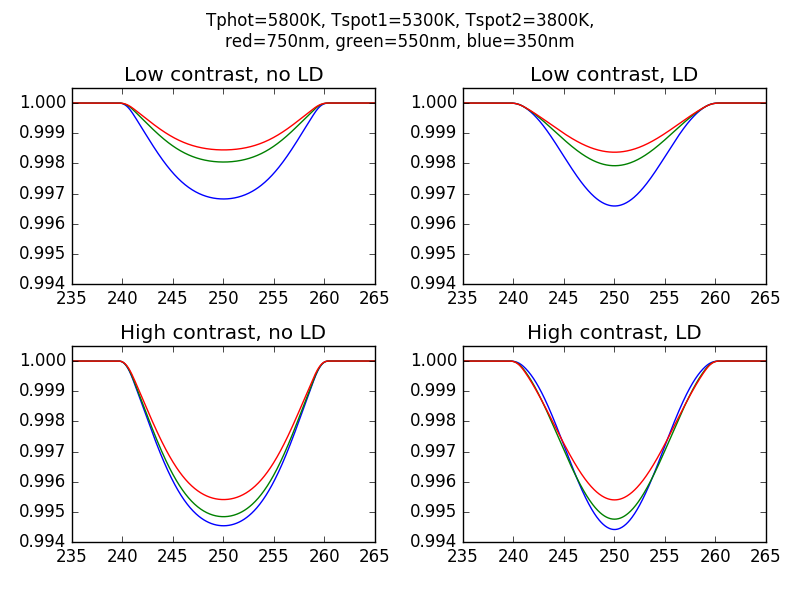

The Python source for this figure:
#!/usr/bin/env python3

"""
This script creates a 2x2 grid of subplots illustrating the
wavelength-dependent effects of limb-darkening and spot contrast
on an observed spot transit.
"""

import numpy as np
import matplotlib.pyplot as plt
import pymacula
from ldtk import (BoxcarFilter, LDPSetCreator)
import line_ratio as lr

# Set star parameters
Tphot = 5800
logg = 4.5
z = 0.0

# Set spot parameters
Tspot1 = 5300
Tspot2 = 3800
lat = np.pi/4.
lon = 0
ingress = 0.2
egress = 0.2
lifetime = 0.4
tmax = 0.5
alpha_max = 5

# Set bandpass filters
blue, green, red = 350, 550, 750
filters = [BoxcarFilter("blue", blue-5, blue+5),
           BoxcarFilter("green", green-5, green+5),
           BoxcarFilter("red", red-5, red+5)]

# Get contrast ratios from spectra
ratio_1 = lr.specRatio("PHOENIX_spectra/", "R", Tphot, Tspot1, logg, z)
ratio_2 = lr.specRatio("PHOENIX_spectra/", "R", Tphot, Tspot2, logg, z)

# Determine contrast ratios in selected filters
xs = np.exp(1e-5*np.arange(len(ratio_1)))*300
contrast_b1 = np.mean(ratio_1[np.where(np.abs(xs-blue) <= 5)])
contrast_g1 = np.mean(ratio_1[np.where(np.abs(xs-green) <= 5)])
contrast_r1 = np.mean(ratio_1[np.where(np.abs(xs-red) <= 5)])
contrast_b2 = np.mean(ratio_2[np.where(np.abs(xs-blue) <= 5)])
contrast_g2 = np.mean(ratio_2[np.where(np.abs(xs-green) <= 5)])
contrast_r2 = np.mean(ratio_2[np.where(np.abs(xs-red) <= 5)])
contrasts = np.array([contrast_b1, contrast_g1, contrast_r1,
                      contrast_b2, contrast_g2, contrast_r2])

# Compute limb darkening coefficients
sc0 = LDPSetCreator(filters=filters, teff=(Tphot, 50), logg=(logg, 0.10), z=(z, 0.05))
sc1 = LDPSetCreator(filters=filters, teff=(Tspot1, 50), logg=(logg, 0.10), z=(z, 0.05))
sc2 = LDPSetCreator(filters=filters, teff=(Tspot2, 50), logg=(logg, 0.10), z=(z, 0.05))
ps0 = sc0.create_profiles(nsamples=500)
ps1 = sc1.create_profiles(nsamples=500)
ps2 = sc2.create_profiles(nsamples=500)
qc0,qe0 = ps0.coeffs_nl(do_mc=False)
qc1,qe1 = ps1.coeffs_nl(do_mc=False)
qc2,qe2 = ps2.coeffs_nl(do_mc=False)
qcs = np.array([qc0, qc1, qc2])

# Create starspot models
spot = [pymacula.Spot(lat=lat, lon=lon, alpha_max=alpha_max, ingress=ingress,
                     egress=egress, lifetime=lifetime, tmax=tmax)]
import copy
ref_b = pymacula.MaculaModel(nspots=1, spots=copy.deepcopy(spot))
ref_g = pymacula.MaculaModel(nspots=1, spots=copy.deepcopy(spot))
ref_r = pymacula.MaculaModel(nspots=1, spots=copy.deepcopy(spot))
ld_b = pymacula.MaculaModel(nspots=1, spots=copy.deepcopy(spot))
ld_g = pymacula.MaculaModel(nspots=1, spots=copy.deepcopy(spot))
ld_r = pymacula.MaculaModel(nspots=1, spots=copy.deepcopy(spot))
con_b = pymacula.MaculaModel(nspots=1, spots=copy.deepcopy(spot))
con_g = pymacula.MaculaModel(nspots=1, spots=copy.deepcopy(spot))
con_r = pymacula.MaculaModel(nspots=1, spots=copy.deepcopy(spot))
both_b = pymacula.MaculaModel(nspots=1, spots=copy.deepcopy(spot))
both_g = pymacula.MaculaModel(nspots=1, spots=copy.deepcopy(spot))
both_r = pymacula.MaculaModel(nspots=1, spots=copy.deepcopy(spot))
models = np.array([ref_b, ref_g, ref_r, ld_b, ld_g, ld_r,
                   con_b, con_g, con_r, both_b, both_g, both_r])

# Set contrast ratios
for i in range(6):
  models[i].spots[0].contrast = contrasts[i%3]
for i in range(6,12):
  models[i].spots[0].contrast = contrasts[i%3 + 3]

# Set limb darkening coefficients
for i in range(3,6):
  models[i].star.c1 = qcs[0, i%3, 0]
  models[i].star.c2 = qcs[0, i%3, 1]
  models[i].star.c3 = qcs[0, i%3, 2]
  models[i].star.c4 = qcs[0, i%3, 3]
  models[i].star.d1 = qcs[1, i%3, 0]
  models[i].star.d2 = qcs[1, i%3, 1]
  models[i].star.d3 = qcs[1, i%3, 2]
  models[i].star.d4 = qcs[1, i%3, 3]
for i in range(9,12):
  models[i].star.c1 = qcs[0, i%3, 0]
  models[i].star.c2 = qcs[0, i%3, 1]
  models[i].star.c3 = qcs[0, i%3, 2]
  models[i].star.c4 = qcs[0, i%3, 3]
  models[i].star.d1 = qcs[2, i%3, 0]
  models[i].star.d2 = qcs[2, i%3, 1]
  models[i].star.d3 = qcs[2, i%3, 2]
  models[i].star.d4 = qcs[2, i%3, 3]

# Plot reference light curves
ts = np.arange(0,500,0.05)
plt.subplot(221)
for i in range(3):
  plt.plot(ts, models[i](ts))
plt.xlim(235,265)
plt.ylim(0.994,1.0005)
plt.title("Low contrast, no LD")

# Plot limb darkening light curves
plt.subplot(222)
for i in range(3,6):
  plt.plot(ts, models[i](ts))
plt.xlim(235,265)
plt.ylim(0.994,1.0005)
plt.title("Low contrast, LD")

# Plot contrast light curves
plt.subplot(223)
for i in range(6,9):
  plt.plot(ts, models[i](ts))
plt.xlim(235,265)
plt.ylim(0.994,1.0005)
plt.title("High contrast, no LD")

# Plot combo light curves
plt.subplot(224)
for i in range(9,12):
  plt.plot(ts, models[i](ts))
plt.xlim(235,265)
plt.ylim(0.994,1.0005)
plt.title("High contrast, LD")

# Format plot
plt.suptitle("Tphot={:d}K, Tspot1={:d}K, Tspot2={:d}K,\nred={:d}nm, green={:d}nm, blue={:d}nm".format(Tphot, Tspot1, Tspot2, red, green, blue))
plt.tight_layout(rect=[0, 0.03, 1, 0.92])

# Save plot
plt.savefig("contrast_LD_grid_plot.png")
plt.savefig("contrast_LD_grid_plot.eps")
plt.clf()

